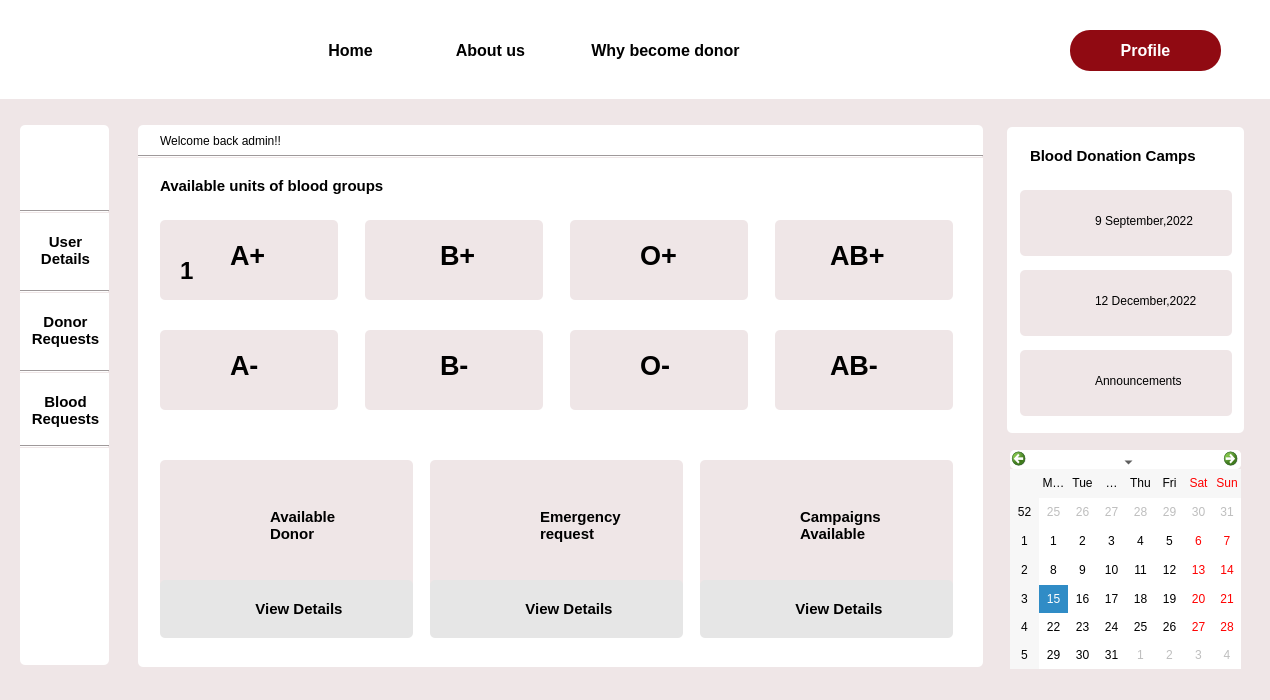
 <widget class="QDialog" name="admin_dashboard">
  <property name="geometry">
   <rect>
    <x>0</x>
    <y>0</y>
    <width>1270</width>
    <height>700</height>
   </rect>
  </property>
  <property name="windowTitle">
   <string>Dialog</string>
  </property>
  <property name="styleSheet">
   <string notr="true">background-color:#EFE6E7;</string>
  </property>
  <widget class="QLabel" name="label_44">
   <property name="geometry">
    <rect>
     <x>640</x>
     <y>340</y>
     <width>41</width>
     <height>51</height>
    </rect>
   </property>
   <property name="font">
    <font>
     <pointsize>20</pointsize>
     <bold>true</bold>
    </font>
   </property>
   <property name="cursor">
    <cursorShape>PointingHandCursor</cursorShape>
   </property>
   <property name="styleSheet">
    <string notr="true"/>
   </property>
   <property name="text">
    <string>O-</string>
   </property>
  </widget>
  <widget class="QLabel" name="label_13">
   <property name="geometry">
    <rect>
     <x>775</x>
     <y>220</y>
     <width>178</width>
     <height>80</height>
    </rect>
   </property>
   <property name="cursor">
    <cursorShape>PointingHandCursor</cursorShape>
   </property>
   <property name="styleSheet">
    <string notr="true">border-color: rgb(0, 0, 0);
border-radius:5px;</string>
   </property>
   <property name="text">
    <string/>
   </property>
  </widget>
  <widget class="QLabel" name="label_43">
   <property name="geometry">
    <rect>
     <x>680</x>
     <y>340</y>
     <width>63</width>
     <height>61</height>
    </rect>
   </property>
   <property name="cursor">
    <cursorShape>PointingHandCursor</cursorShape>
   </property>
   <property name="styleSheet">
    <string notr="true">background-image: url(:/img/Images/blood_drop.png);</string>
   </property>
   <property name="text">
    <string/>
   </property>
  </widget>
  <widget class="QLabel" name="label_45">
   <property name="geometry">
    <rect>
     <x>890</x>
     <y>230</y>
     <width>63</width>
     <height>61</height>
    </rect>
   </property>
   <property name="cursor">
    <cursorShape>PointingHandCursor</cursorShape>
   </property>
   <property name="styleSheet">
    <string notr="true">background-image: url(:/img/Images/blood_drop.png);</string>
   </property>
   <property name="text">
    <string/>
   </property>
  </widget>
  <widget class="QLabel" name="label_42">
   <property name="geometry">
    <rect>
     <x>640</x>
     <y>230</y>
     <width>41</width>
     <height>51</height>
    </rect>
   </property>
   <property name="font">
    <font>
     <pointsize>20</pointsize>
     <bold>true</bold>
    </font>
   </property>
   <property name="cursor">
    <cursorShape>PointingHandCursor</cursorShape>
   </property>
   <property name="styleSheet">
    <string notr="true"/>
   </property>
   <property name="text">
    <string>O+</string>
   </property>
  </widget>
  <widget class="QLabel" name="label_18">
   <property name="geometry">
    <rect>
     <x>160</x>
     <y>131</y>
     <width>211</width>
     <height>20</height>
    </rect>
   </property>
   <property name="styleSheet">
    <string notr="true">background-color: rgb(255, 255, 255);</string>
   </property>
   <property name="text">
    <string>Welcome back admin!!</string>
   </property>
  </widget>
  <widget class="Line" name="line_2">
   <property name="geometry">
    <rect>
     <x>20</x>
     <y>290</y>
     <width>89</width>
     <height>3</height>
    </rect>
   </property>
   <property name="orientation">
    <enum>Qt::Horizontal</enum>
   </property>
  </widget>
  <widget class="QLabel" name="label_14">
   <property name="geometry">
    <rect>
     <x>570</x>
     <y>220</y>
     <width>178</width>
     <height>80</height>
    </rect>
   </property>
   <property name="cursor">
    <cursorShape>PointingHandCursor</cursorShape>
   </property>
   <property name="styleSheet">
    <string notr="true">border-color: rgb(0, 0, 0);
border-radius:5px;</string>
   </property>
   <property name="text">
    <string/>
   </property>
  </widget>
  <widget class="QLabel" name="label_46">
   <property name="geometry">
    <rect>
     <x>830</x>
     <y>230</y>
     <width>66</width>
     <height>51</height>
    </rect>
   </property>
   <property name="font">
    <font>
     <pointsize>20</pointsize>
     <bold>true</bold>
    </font>
   </property>
   <property name="cursor">
    <cursorShape>PointingHandCursor</cursorShape>
   </property>
   <property name="styleSheet">
    <string notr="true"/>
   </property>
   <property name="text">
    <string>AB+</string>
   </property>
  </widget>
  <widget class="QLabel" name="label_25">
   <property name="geometry">
    <rect>
     <x>1020</x>
     <y>350</y>
     <width>212</width>
     <height>66</height>
    </rect>
   </property>
   <property name="cursor">
    <cursorShape>PointingHandCursor</cursorShape>
   </property>
   <property name="styleSheet">
    <string notr="true">border-radius:5px;</string>
   </property>
   <property name="text">
    <string/>
   </property>
  </widget>
  <widget class="QLabel" name="label_53">
   <property name="geometry">
    <rect>
     <x>540</x>
     <y>500</y>
     <width>131</width>
     <height>51</height>
    </rect>
   </property>
   <property name="font">
    <font>
     <pointsize>11</pointsize>
     <bold>true</bold>
    </font>
   </property>
   <property name="styleSheet">
    <string notr="true"/>
   </property>
   <property name="text">
    <string>Emergency
request</string>
   </property>
  </widget>
  <widget class="QLabel" name="label_6">
   <property name="geometry">
    <rect>
     <x>160</x>
     <y>220</y>
     <width>178</width>
     <height>80</height>
    </rect>
   </property>
   <property name="cursor">
    <cursorShape>PointingHandCursor</cursorShape>
   </property>
   <property name="styleSheet">
    <string notr="true">border-color: rgb(0, 0, 0);
border-radius:5px;</string>
   </property>
   <property name="text">
    <string/>
   </property>
  </widget>
  <widget class="QPushButton" name="login">
   <property name="geometry">
    <rect>
     <x>1070</x>
     <y>30</y>
     <width>151</width>
     <height>41</height>
    </rect>
   </property>
   <property name="font">
    <font>
     <pointsize>12</pointsize>
     <bold>true</bold>
    </font>
   </property>
   <property name="cursor">
    <cursorShape>PointingHandCursor</cursorShape>
   </property>
   <property name="styleSheet">
    <string notr="true">#login
{
 background-color:rgb(144, 10, 18);
border-radius:20px;
	color: rgb(255, 255, 255);
}

#login::hover
{
background-color:white;
	color: rgb(144, 10, 18);
}</string>
   </property>
   <property name="text">
    <string>Profile</string>
   </property>
  </widget>
  <widget class="QLabel" name="label_8">
   <property name="geometry">
    <rect>
     <x>365</x>
     <y>220</y>
     <width>178</width>
     <height>80</height>
    </rect>
   </property>
   <property name="cursor">
    <cursorShape>PointingHandCursor</cursorShape>
   </property>
   <property name="styleSheet">
    <string notr="true">border-color: rgb(0, 0, 0);
border-radius:5px;</string>
   </property>
   <property name="text">
    <string/>
   </property>
  </widget>
  <widget class="QLabel" name="label_10">
   <property name="geometry">
    <rect>
     <x>570</x>
     <y>330</y>
     <width>178</width>
     <height>80</height>
    </rect>
   </property>
   <property name="cursor">
    <cursorShape>PointingHandCursor</cursorShape>
   </property>
   <property name="styleSheet">
    <string notr="true">border-color: rgb(0, 0, 0);
border-radius:5px;</string>
   </property>
   <property name="text">
    <string/>
   </property>
  </widget>
  <widget class="QLabel" name="label_4">
   <property name="geometry">
    <rect>
     <x>1007</x>
     <y>127</y>
     <width>237</width>
     <height>306</height>
    </rect>
   </property>
   <property name="styleSheet">
    <string notr="true">background-color: rgb(255, 255, 255);
border-radius:5px;</string>
   </property>
   <property name="text">
    <string/>
   </property>
  </widget>
  <widget class="QLabel" name="label_33">
   <property name="geometry">
    <rect>
     <x>270</x>
     <y>230</y>
     <width>63</width>
     <height>61</height>
    </rect>
   </property>
   <property name="cursor">
    <cursorShape>PointingHandCursor</cursorShape>
   </property>
   <property name="styleSheet">
    <string notr="true">background-image: url(:/img/Images/blood_drop.png);</string>
   </property>
   <property name="text">
    <string/>
   </property>
  </widget>
  <widget class="QLabel" name="label_31">
   <property name="geometry">
    <rect>
     <x>1095</x>
     <y>280</y>
     <width>131</width>
     <height>41</height>
    </rect>
   </property>
   <property name="cursor">
    <cursorShape>PointingHandCursor</cursorShape>
   </property>
   <property name="styleSheet">
    <string notr="true">#label_31::hover
{

	color: rgb(144, 10, 18);
}</string>
   </property>
   <property name="text">
    <string>12 December,2022</string>
   </property>
  </widget>
  <widget class="QPushButton" name="about">
   <property name="geometry">
    <rect>
     <x>420</x>
     <y>30</y>
     <width>141</width>
     <height>41</height>
    </rect>
   </property>
   <property name="font">
    <font>
     <pointsize>12</pointsize>
     <bold>true</bold>
    </font>
   </property>
   <property name="cursor">
    <cursorShape>PointingHandCursor</cursorShape>
   </property>
   <property name="styleSheet">
    <string notr="true">#about

{
 background-color:rgb(255, 255, 255);
border-radius:0.5px;
}

#about::hover
{
border-bottom :3px solid rgb(144, 10, 18);
color: rgb(144, 10, 18);
}</string>
   </property>
   <property name="text">
    <string>About us</string>
   </property>
  </widget>
  <widget class="QLabel" name="label_3">
   <property name="geometry">
    <rect>
     <x>138</x>
     <y>125</y>
     <width>845</width>
     <height>542</height>
    </rect>
   </property>
   <property name="styleSheet">
    <string notr="true">background-color: rgb(255, 255, 255);
border-radius:5px;</string>
   </property>
   <property name="text">
    <string/>
   </property>
  </widget>
  <widget class="QLabel" name="label_52">
   <property name="geometry">
    <rect>
     <x>270</x>
     <y>500</y>
     <width>111</width>
     <height>51</height>
    </rect>
   </property>
   <property name="font">
    <font>
     <pointsize>11</pointsize>
     <bold>true</bold>
    </font>
   </property>
   <property name="styleSheet">
    <string notr="true"/>
   </property>
   <property name="text">
    <string>Available
Donor</string>
   </property>
  </widget>
  <widget class="QLabel" name="label_48">
   <property name="geometry">
    <rect>
     <x>830</x>
     <y>340</y>
     <width>61</width>
     <height>51</height>
    </rect>
   </property>
   <property name="font">
    <font>
     <pointsize>20</pointsize>
     <bold>true</bold>
    </font>
   </property>
   <property name="cursor">
    <cursorShape>PointingHandCursor</cursorShape>
   </property>
   <property name="styleSheet">
    <string notr="true"/>
   </property>
   <property name="text">
    <string>AB-</string>
   </property>
  </widget>
  <widget class="QLabel" name="label_47">
   <property name="geometry">
    <rect>
     <x>890</x>
     <y>340</y>
     <width>63</width>
     <height>61</height>
    </rect>
   </property>
   <property name="cursor">
    <cursorShape>PointingHandCursor</cursorShape>
   </property>
   <property name="styleSheet">
    <string notr="true">background-image: url(:/img/Images/blood_drop.png);</string>
   </property>
   <property name="text">
    <string/>
   </property>
  </widget>
  <widget class="QLabel" name="label_37">
   <property name="geometry">
    <rect>
     <x>480</x>
     <y>340</y>
     <width>63</width>
     <height>61</height>
    </rect>
   </property>
   <property name="cursor">
    <cursorShape>PointingHandCursor</cursorShape>
   </property>
   <property name="styleSheet">
    <string notr="true">background-image: url(:/img/Images/blood_drop.png);</string>
   </property>
   <property name="text">
    <string/>
   </property>
  </widget>
  <widget class="QLabel" name="label_34">
   <property name="geometry">
    <rect>
     <x>230</x>
     <y>230</y>
     <width>41</width>
     <height>51</height>
    </rect>
   </property>
   <property name="font">
    <font>
     <pointsize>20</pointsize>
     <bold>true</bold>
    </font>
   </property>
   <property name="cursor">
    <cursorShape>PointingHandCursor</cursorShape>
   </property>
   <property name="styleSheet">
    <string notr="true"/>
   </property>
   <property name="text">
    <string>A+</string>
   </property>
  </widget>
  <widget class="QLabel" name="label_30">
   <property name="geometry">
    <rect>
     <x>1095</x>
     <y>200</y>
     <width>131</width>
     <height>41</height>
    </rect>
   </property>
   <property name="cursor">
    <cursorShape>PointingHandCursor</cursorShape>
   </property>
   <property name="styleSheet">
    <string notr="true">#label_30::hover
{

	color: rgb(144, 10, 18);
}</string>
   </property>
   <property name="text">
    <string>9 September,2022</string>
   </property>
  </widget>
  <widget class="Line" name="line_3">
   <property name="geometry">
    <rect>
     <x>20</x>
     <y>370</y>
     <width>89</width>
     <height>3</height>
    </rect>
   </property>
   <property name="orientation">
    <enum>Qt::Horizontal</enum>
   </property>
  </widget>
  <widget class="QLabel" name="label_12">
   <property name="geometry">
    <rect>
     <x>160</x>
     <y>330</y>
     <width>178</width>
     <height>80</height>
    </rect>
   </property>
   <property name="cursor">
    <cursorShape>PointingHandCursor</cursorShape>
   </property>
   <property name="styleSheet">
    <string notr="true">border-color: rgb(0, 0, 0);
border-radius:5px;</string>
   </property>
   <property name="text">
    <string/>
   </property>
  </widget>
  <widget class="QLabel" name="label_19">
   <property name="geometry">
    <rect>
     <x>160</x>
     <y>170</y>
     <width>351</width>
     <height>31</height>
    </rect>
   </property>
   <property name="font">
    <font>
     <pointsize>11</pointsize>
     <bold>true</bold>
    </font>
   </property>
   <property name="styleSheet">
    <string notr="true">background-color: rgb(255, 255, 255);</string>
   </property>
   <property name="text">
    <string>Available units of blood groups </string>
   </property>
  </widget>
  <widget class="QLabel" name="label_15">
   <property name="geometry">
    <rect>
     <x>160</x>
     <y>460</y>
     <width>253</width>
     <height>175</height>
    </rect>
   </property>
   <property name="cursor">
    <cursorShape>PointingHandCursor</cursorShape>
   </property>
   <property name="styleSheet">
    <string notr="true">border-radius:5px;</string>
   </property>
   <property name="text">
    <string/>
   </property>
  </widget>
  <widget class="QLabel" name="label_7">
   <property name="geometry">
    <rect>
     <x>20</x>
     <y>0</y>
     <width>81</width>
     <height>91</height>
    </rect>
   </property>
   <property name="styleSheet">
    <string notr="true">background-color:rgb(255, 255, 255);
border-image: url(:/img/Images/logo1.png);</string>
   </property>
   <property name="text">
    <string/>
   </property>
  </widget>
  <widget class="QLabel" name="label_26">
   <property name="geometry">
    <rect>
     <x>1020</x>
     <y>270</y>
     <width>212</width>
     <height>66</height>
    </rect>
   </property>
   <property name="cursor">
    <cursorShape>PointingHandCursor</cursorShape>
   </property>
   <property name="styleSheet">
    <string notr="true">border-radius:5px;</string>
   </property>
   <property name="text">
    <string/>
   </property>
  </widget>
  <widget class="QLabel" name="label_41">
   <property name="geometry">
    <rect>
     <x>680</x>
     <y>230</y>
     <width>63</width>
     <height>61</height>
    </rect>
   </property>
   <property name="cursor">
    <cursorShape>PointingHandCursor</cursorShape>
   </property>
   <property name="styleSheet">
    <string notr="true">background-image: url(:/img/Images/blood_drop.png);</string>
   </property>
   <property name="text">
    <string/>
   </property>
  </widget>
  <widget class="Line" name="line_4">
   <property name="geometry">
    <rect>
     <x>20</x>
     <y>445</y>
     <width>89</width>
     <height>3</height>
    </rect>
   </property>
   <property name="orientation">
    <enum>Qt::Horizontal</enum>
   </property>
  </widget>
  <widget class="QPushButton" name="my_details_3">
   <property name="geometry">
    <rect>
     <x>25</x>
     <y>380</y>
     <width>81</width>
     <height>61</height>
    </rect>
   </property>
   <property name="font">
    <font>
     <pointsize>11</pointsize>
     <bold>true</bold>
    </font>
   </property>
   <property name="cursor">
    <cursorShape>PointingHandCursor</cursorShape>
   </property>
   <property name="styleSheet">
    <string notr="true">*{
 background-color:rgb(255, 255, 255);
border-radius:5px;}

#my_details_3::hover
{
background-color:white;
	color: rgb(144, 10, 18);
}
</string>
   </property>
   <property name="text">
    <string>Blood
Requests</string>
   </property>
  </widget>
  <widget class="QLabel" name="label_24">
   <property name="geometry">
    <rect>
     <x>1020</x>
     <y>190</y>
     <width>212</width>
     <height>66</height>
    </rect>
   </property>
   <property name="cursor">
    <cursorShape>PointingHandCursor</cursorShape>
   </property>
   <property name="styleSheet">
    <string notr="true">border-radius:5px;</string>
   </property>
   <property name="text">
    <string/>
   </property>
  </widget>
  <widget class="QLabel" name="label_27">
   <property name="geometry">
    <rect>
     <x>1030</x>
     <y>200</y>
     <width>52</width>
     <height>52</height>
    </rect>
   </property>
   <property name="cursor">
    <cursorShape>PointingHandCursor</cursorShape>
   </property>
   <property name="styleSheet">
    <string notr="true">background-image: url(:/img/Images/blood.png);</string>
   </property>
   <property name="text">
    <string/>
   </property>
  </widget>
  <widget class="QLabel" name="label_38">
   <property name="geometry">
    <rect>
     <x>440</x>
     <y>340</y>
     <width>41</width>
     <height>51</height>
    </rect>
   </property>
   <property name="font">
    <font>
     <pointsize>20</pointsize>
     <bold>true</bold>
    </font>
   </property>
   <property name="cursor">
    <cursorShape>PointingHandCursor</cursorShape>
   </property>
   <property name="styleSheet">
    <string notr="true"/>
   </property>
   <property name="text">
    <string>B-</string>
   </property>
  </widget>
  <widget class="QLabel" name="label_17">
   <property name="geometry">
    <rect>
     <x>700</x>
     <y>460</y>
     <width>253</width>
     <height>175</height>
    </rect>
   </property>
   <property name="cursor">
    <cursorShape>PointingHandCursor</cursorShape>
   </property>
   <property name="styleSheet">
    <string notr="true">border-radius:5px;</string>
   </property>
   <property name="text">
    <string/>
   </property>
  </widget>
  <widget class="QLabel" name="label_16">
   <property name="geometry">
    <rect>
     <x>430</x>
     <y>460</y>
     <width>253</width>
     <height>175</height>
    </rect>
   </property>
   <property name="cursor">
    <cursorShape>PointingHandCursor</cursorShape>
   </property>
   <property name="styleSheet">
    <string notr="true">border-radius:5px;</string>
   </property>
   <property name="text">
    <string/>
   </property>
  </widget>
  <widget class="QLabel" name="label_2">
   <property name="geometry">
    <rect>
     <x>20</x>
     <y>125</y>
     <width>89</width>
     <height>540</height>
    </rect>
   </property>
   <property name="styleSheet">
    <string notr="true">background-color: rgb(255, 255, 255);
border-radius:5px;</string>
   </property>
   <property name="text">
    <string/>
   </property>
  </widget>
  <widget class="Line" name="line">
   <property name="geometry">
    <rect>
     <x>20</x>
     <y>210</y>
     <width>89</width>
     <height>3</height>
    </rect>
   </property>
   <property name="orientation">
    <enum>Qt::Horizontal</enum>
   </property>
  </widget>
  <widget class="QPushButton" name="my_details">
   <property name="geometry">
    <rect>
     <x>25</x>
     <y>220</y>
     <width>81</width>
     <height>61</height>
    </rect>
   </property>
   <property name="font">
    <font>
     <pointsize>11</pointsize>
     <bold>true</bold>
    </font>
   </property>
   <property name="cursor">
    <cursorShape>PointingHandCursor</cursorShape>
   </property>
   <property name="styleSheet">
    <string notr="true">#my_details
{
 background-color:rgb(255, 255, 255);
border-radius:5px;
}

#my_details::hover
{
	color: rgb(144, 10, 18);
}</string>
   </property>
   <property name="text">
    <string>User
Details</string>
   </property>
  </widget>
  <widget class="QLabel" name="label">
   <property name="geometry">
    <rect>
     <x>0</x>
     <y>0</y>
     <width>1280</width>
     <height>99</height>
    </rect>
   </property>
   <property name="styleSheet">
    <string notr="true">background-color: rgb(255, 255, 255);</string>
   </property>
   <property name="text">
    <string/>
   </property>
  </widget>
  <widget class="QPushButton" name="my_details_2">
   <property name="geometry">
    <rect>
     <x>25</x>
     <y>300</y>
     <width>81</width>
     <height>61</height>
    </rect>
   </property>
   <property name="font">
    <font>
     <pointsize>11</pointsize>
     <bold>true</bold>
    </font>
   </property>
   <property name="cursor">
    <cursorShape>PointingHandCursor</cursorShape>
   </property>
   <property name="styleSheet">
    <string notr="true">*{
 background-color:rgb(255, 255, 255);
border-radius:5px;}

#my_details_2::hover
{
background-color:white;
	color: rgb(144, 10, 18);
}
</string>
   </property>
   <property name="text">
    <string>Donor
Requests</string>
   </property>
  </widget>
  <widget class="QLabel" name="label_11">
   <property name="geometry">
    <rect>
     <x>365</x>
     <y>330</y>
     <width>178</width>
     <height>80</height>
    </rect>
   </property>
   <property name="cursor">
    <cursorShape>PointingHandCursor</cursorShape>
   </property>
   <property name="styleSheet">
    <string notr="true">border-color: rgb(0, 0, 0);
border-radius:5px;</string>
   </property>
   <property name="text">
    <string/>
   </property>
  </widget>
  <widget class="QLabel" name="label_50">
   <property name="geometry">
    <rect>
     <x>470</x>
     <y>500</y>
     <width>51</width>
     <height>51</height>
    </rect>
   </property>
   <property name="styleSheet">
    <string notr="true">background-image: url(:/img/Images/Donor.png);</string>
   </property>
   <property name="text">
    <string/>
   </property>
  </widget>
  <widget class="QLabel" name="label_32">
   <property name="geometry">
    <rect>
     <x>1095</x>
     <y>360</y>
     <width>131</width>
     <height>41</height>
    </rect>
   </property>
   <property name="cursor">
    <cursorShape>PointingHandCursor</cursorShape>
   </property>
   <property name="styleSheet">
    <string notr="true">#label_32::hover
{

	color: rgb(144, 10, 18);
}</string>
   </property>
   <property name="text">
    <string>Announcements</string>
   </property>
  </widget>
  <widget class="QLabel" name="label_36">
   <property name="geometry">
    <rect>
     <x>230</x>
     <y>340</y>
     <width>41</width>
     <height>51</height>
    </rect>
   </property>
   <property name="font">
    <font>
     <pointsize>20</pointsize>
     <bold>true</bold>
    </font>
   </property>
   <property name="cursor">
    <cursorShape>PointingHandCursor</cursorShape>
   </property>
   <property name="styleSheet">
    <string notr="true"/>
   </property>
   <property name="text">
    <string>A-</string>
   </property>
  </widget>
  <widget class="QLabel" name="label_49">
   <property name="geometry">
    <rect>
     <x>200</x>
     <y>500</y>
     <width>53</width>
     <height>52</height>
    </rect>
   </property>
   <property name="styleSheet">
    <string notr="true">background-image: url(:/img/Images/blood_donor.png);</string>
   </property>
   <property name="text">
    <string/>
   </property>
  </widget>
  <widget class="QLabel" name="label_40">
   <property name="geometry">
    <rect>
     <x>440</x>
     <y>230</y>
     <width>41</width>
     <height>51</height>
    </rect>
   </property>
   <property name="font">
    <font>
     <pointsize>20</pointsize>
     <bold>true</bold>
    </font>
   </property>
   <property name="cursor">
    <cursorShape>PointingHandCursor</cursorShape>
   </property>
   <property name="styleSheet">
    <string notr="true"/>
   </property>
   <property name="text">
    <string>B+</string>
   </property>
  </widget>
  <widget class="QLabel" name="label_23">
   <property name="geometry">
    <rect>
     <x>1030</x>
     <y>140</y>
     <width>201</width>
     <height>31</height>
    </rect>
   </property>
   <property name="font">
    <font>
     <pointsize>11</pointsize>
     <bold>true</bold>
    </font>
   </property>
   <property name="styleSheet">
    <string notr="true">background-color: rgb(255, 255, 255);</string>
   </property>
   <property name="text">
    <string>Blood Donation Camps</string>
   </property>
  </widget>
  <widget class="QLabel" name="label_9">
   <property name="geometry">
    <rect>
     <x>775</x>
     <y>330</y>
     <width>178</width>
     <height>80</height>
    </rect>
   </property>
   <property name="cursor">
    <cursorShape>PointingHandCursor</cursorShape>
   </property>
   <property name="styleSheet">
    <string notr="true">border-color: rgb(0, 0, 0);
border-radius:5px;</string>
   </property>
   <property name="text">
    <string/>
   </property>
  </widget>
  <widget class="QLabel" name="label_39">
   <property name="geometry">
    <rect>
     <x>480</x>
     <y>230</y>
     <width>63</width>
     <height>61</height>
    </rect>
   </property>
   <property name="cursor">
    <cursorShape>PointingHandCursor</cursorShape>
   </property>
   <property name="styleSheet">
    <string notr="true">background-image: url(:/img/Images/blood_drop.png);</string>
   </property>
   <property name="text">
    <string/>
   </property>
  </widget>
  <widget class="QPushButton" name="home">
   <property name="geometry">
    <rect>
     <x>290</x>
     <y>30</y>
     <width>121</width>
     <height>41</height>
    </rect>
   </property>
   <property name="font">
    <font>
     <pointsize>12</pointsize>
     <bold>true</bold>
    </font>
   </property>
   <property name="cursor">
    <cursorShape>PointingHandCursor</cursorShape>
   </property>
   <property name="styleSheet">
    <string notr="true">#home

{
 background-color:rgb(255, 255, 255);
border-radius:0.5px;
}
#home:hover
{
border-bottom :3px solid rgb(144, 10, 18);
color: rgb(144, 10, 18);
}</string>
   </property>
   <property name="text">
    <string>Home</string>
   </property>
  </widget>
  <widget class="QPushButton" name="why">
   <property name="geometry">
    <rect>
     <x>550</x>
     <y>30</y>
     <width>231</width>
     <height>41</height>
    </rect>
   </property>
   <property name="font">
    <font>
     <pointsize>12</pointsize>
     <bold>true</bold>
    </font>
   </property>
   <property name="cursor">
    <cursorShape>PointingHandCursor</cursorShape>
   </property>
   <property name="styleSheet">
    <string notr="true">#why

{
 background-color:rgb(255, 255, 255);
border-radius:0.5px;
}

#why::hover
{
border-bottom :3px solid rgb(144, 10, 18);
color: rgb(144, 10, 18);
}</string>
   </property>
   <property name="text">
    <string>Why become donor</string>
   </property>
  </widget>
  <widget class="QLabel" name="label_54">
   <property name="geometry">
    <rect>
     <x>800</x>
     <y>500</y>
     <width>141</width>
     <height>51</height>
    </rect>
   </property>
   <property name="font">
    <font>
     <pointsize>11</pointsize>
     <bold>true</bold>
    </font>
   </property>
   <property name="styleSheet">
    <string notr="true"/>
   </property>
   <property name="text">
    <string>Campaigns
Available</string>
   </property>
  </widget>
  <widget class="QLabel" name="label_5">
   <property name="geometry">
    <rect>
     <x>35</x>
     <y>140</y>
     <width>63</width>
     <height>61</height>
    </rect>
   </property>
   <property name="cursor">
    <cursorShape>PointingHandCursor</cursorShape>
   </property>
   <property name="styleSheet">
    <string notr="true">background-color: rgb(255, 255, 255);
border-image: url(:/img/Images/Profile.png);</string>
   </property>
   <property name="text">
    <string/>
   </property>
  </widget>
  <widget class="QCalendarWidget" name="calendarWidget">
   <property name="geometry">
    <rect>
     <x>1010</x>
     <y>450</y>
     <width>231</width>
     <height>219</height>
    </rect>
   </property>
   <property name="cursor">
    <cursorShape>PointingHandCursor</cursorShape>
   </property>
   <property name="styleSheet">
    <string notr="true">background-color: rgb(255, 255, 255);
border-radius:5px;</string>
   </property>
  </widget>
  <widget class="QLabel" name="label_35">
   <property name="geometry">
    <rect>
     <x>270</x>
     <y>340</y>
     <width>63</width>
     <height>61</height>
    </rect>
   </property>
   <property name="cursor">
    <cursorShape>PointingHandCursor</cursorShape>
   </property>
   <property name="styleSheet">
    <string notr="true">background-image: url(:/img/Images/blood_drop.png);</string>
   </property>
   <property name="text">
    <string/>
   </property>
  </widget>
  <widget class="QLabel" name="label_29">
   <property name="geometry">
    <rect>
     <x>1030</x>
     <y>360</y>
     <width>51</width>
     <height>41</height>
    </rect>
   </property>
   <property name="cursor">
    <cursorShape>PointingHandCursor</cursorShape>
   </property>
   <property name="styleSheet">
    <string notr="true">border-image: url(:/img/Images/announcement.png);</string>
   </property>
   <property name="text">
    <string/>
   </property>
  </widget>
  <widget class="QLabel" name="label_28">
   <property name="geometry">
    <rect>
     <x>1030</x>
     <y>280</y>
     <width>52</width>
     <height>52</height>
    </rect>
   </property>
   <property name="cursor">
    <cursorShape>PointingHandCursor</cursorShape>
   </property>
   <property name="styleSheet">
    <string notr="true">background-image: url(:/img/Images/blood.png);</string>
   </property>
   <property name="text">
    <string/>
   </property>
  </widget>
  <widget class="QLabel" name="label_51">
   <property name="geometry">
    <rect>
     <x>740</x>
     <y>500</y>
     <width>52</width>
     <height>52</height>
    </rect>
   </property>
   <property name="styleSheet">
    <string notr="true">background-image: url(:/img/Images/camp.png);</string>
   </property>
   <property name="text">
    <string/>
   </property>
  </widget>
  <widget class="QLabel" name="a_positive">
   <property name="geometry">
    <rect>
     <x>180</x>
     <y>255</y>
     <width>21</width>
     <height>31</height>
    </rect>
   </property>
   <property name="font">
    <font>
     <family>Segoe UI</family>
     <pointsize>18</pointsize>
     <bold>true</bold>
    </font>
   </property>
   <property name="text">
    <string>1</string>
   </property>
  </widget>
  <widget class="QPushButton" name="pushButton">
   <property name="geometry">
    <rect>
     <x>430</x>
     <y>580</y>
     <width>253</width>
     <height>58</height>
    </rect>
   </property>
   <property name="font">
    <font>
     <pointsize>11</pointsize>
     <bold>true</bold>
    </font>
   </property>
   <property name="styleSheet">
    <string notr="true">#pushButton{border-radius:5px;
background-color: #E6E6E6;}

#pushButton::hover
{

	color: rgb(144, 10, 18);
}</string>
   </property>
   <property name="text">
    <string>      View Details</string>
   </property>
  </widget>
  <widget class="QPushButton" name="pushButton_2">
   <property name="geometry">
    <rect>
     <x>160</x>
     <y>580</y>
     <width>253</width>
     <height>58</height>
    </rect>
   </property>
   <property name="font">
    <font>
     <pointsize>11</pointsize>
     <bold>true</bold>
    </font>
   </property>
   <property name="styleSheet">
    <string notr="true">*{border-radius:5px;
background-color: #E6E6E6;}

#label_21::hover
{

	color: rgb(144, 10, 18);
}</string>
   </property>
   <property name="text">
    <string>      View Details</string>
   </property>
  </widget>
  <widget class="QPushButton" name="pushButton_3">
   <property name="geometry">
    <rect>
     <x>700</x>
     <y>580</y>
     <width>253</width>
     <height>58</height>
    </rect>
   </property>
   <property name="font">
    <font>
     <pointsize>11</pointsize>
     <bold>true</bold>
    </font>
   </property>
   <property name="styleSheet">
    <string notr="true">#pushButton_3{border-radius:5px;
background-color: #E6E6E6;}

#pushButton_3::hover
{

	color: rgb(144, 10, 18);
}</string>
   </property>
   <property name="text">
    <string>      View Details</string>
   </property>
  </widget>
  <widget class="Line" name="line_5">
   <property name="geometry">
    <rect>
     <x>138</x>
     <y>155</y>
     <width>845</width>
     <height>3</height>
    </rect>
   </property>
   <property name="orientation">
    <enum>Qt::Horizontal</enum>
   </property>
  </widget>
  <zorder>label_3</zorder>
  <zorder>label_4</zorder>
  <zorder>label_13</zorder>
  <zorder>label_45</zorder>
  <zorder>label_18</zorder>
  <zorder>label_14</zorder>
  <zorder>label_46</zorder>
  <zorder>label_25</zorder>
  <zorder>label_8</zorder>
  <zorder>label_10</zorder>
  <zorder>label_12</zorder>
  <zorder>label_19</zorder>
  <zorder>label_15</zorder>
  <zorder>label_26</zorder>
  <zorder>label_41</zorder>
  <zorder>label_24</zorder>
  <zorder>label_27</zorder>
  <zorder>label_17</zorder>
  <zorder>label_16</zorder>
  <zorder>label_2</zorder>
  <zorder>line</zorder>
  <zorder>my_details</zorder>
  <zorder>label</zorder>
  <zorder>my_details_2</zorder>
  <zorder>label_32</zorder>
  <zorder>label_36</zorder>
  <zorder>label_40</zorder>
  <zorder>label_23</zorder>
  <zorder>label_9</zorder>
  <zorder>label_39</zorder>
  <zorder>home</zorder>
  <zorder>why</zorder>
  <zorder>label_5</zorder>
  <zorder>calendarWidget</zorder>
  <zorder>label_35</zorder>
  <zorder>label_29</zorder>
  <zorder>about</zorder>
  <zorder>login</zorder>
  <zorder>label_6</zorder>
  <zorder>label_7</zorder>
  <zorder>line_2</zorder>
  <zorder>line_3</zorder>
  <zorder>line_4</zorder>
  <zorder>my_details_3</zorder>
  <zorder>label_52</zorder>
  <zorder>label_49</zorder>
  <zorder>label_50</zorder>
  <zorder>label_53</zorder>
  <zorder>label_54</zorder>
  <zorder>label_11</zorder>
  <zorder>label_37</zorder>
  <zorder>label_38</zorder>
  <zorder>label_34</zorder>
  <zorder>label_33</zorder>
  <zorder>label_43</zorder>
  <zorder>label_44</zorder>
  <zorder>label_42</zorder>
  <zorder>label_48</zorder>
  <zorder>label_47</zorder>
  <zorder>label_30</zorder>
  <zorder>label_31</zorder>
  <zorder>label_28</zorder>
  <zorder>label_51</zorder>
  <zorder>a_positive</zorder>
  <zorder>pushButton</zorder>
  <zorder>pushButton_2</zorder>
  <zorder>pushButton_3</zorder>
  <zorder>line_5</zorder>
 </widget>
